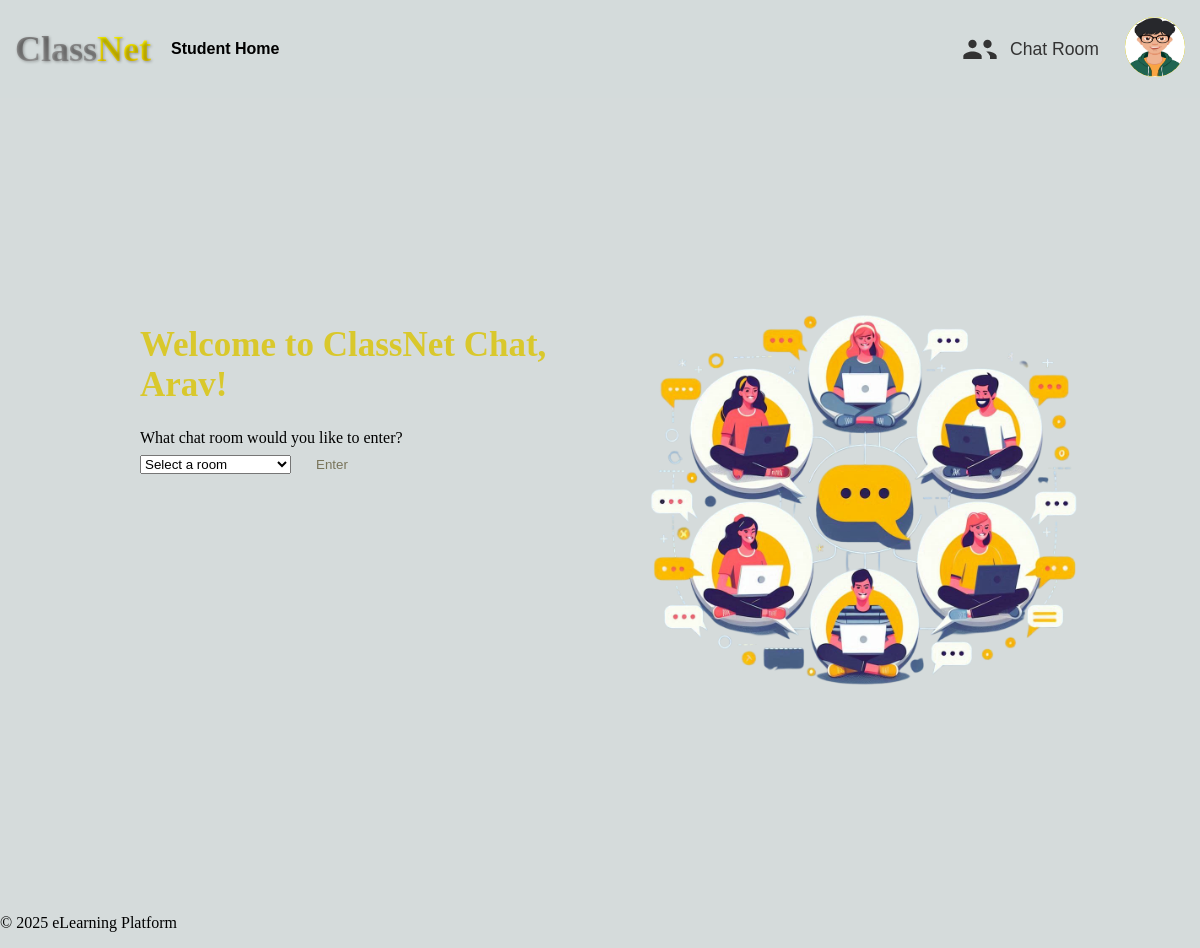
/chat/ (signed in), run on the app's committed database.
### users/models.py (models this page shows, shortened)
class CustomUser(AbstractBaseUser, PermissionsMixin):
    STUDENT = 'student'
    TEACHER = 'teacher'
    USER_TYPE_CHOICES = [
        (STUDENT, 'Student'),
        (TEACHER, 'Teacher'),
    ]
    username = models.CharField(max_length=255, unique=True)
    first_name = models.CharField(max_length=255)
    last_name = models.CharField(max_length=255)
    email = models.EmailField(unique=True)
    profile_picture = models.ImageField(upload_to='profile_pics/', null=True, blank=True)
    user_type = models.CharField(max_length=7, choices=USER_TYPE_CHOICES)
    is_active = models.BooleanField(default=True)
    is_staff = models.BooleanField(default=False)
    is_superuser = models.BooleanField(default=False)
    date_joined = models.DateTimeField(default=timezone.now)
    bio = models.TextField(null=True, blank=True)  # Short biography of the user
    objects = CustomUserManager()
    USERNAME_FIELD = 'username'
    REQUIRED_FIELDS = ['email', 'first_name', 'last_name']
    def get_short_name(self):
        return self.first_name
    def can_view_student_data(self, user):
        return self.user_type == self.TEACHER and user.user_type == self.STUDENT
    class Meta:
        permissions = [
            ("can_view_student_data", "Can view student data")
        ]

### chat/views.py (the view)
# urls.py: path('', views.index, name='index'),
def index(request):
    room_names = Message.objects.values_list('room_name', flat=True).distinct()
    return render(request, 'chat/index.html', {'room_names': room_names})

### chat/templates/chat/index.html (shortened to what this page needs)
{% extends 'base_generic.html' %}
{% load static %}
{% block content %}
    {% if user.is_authenticated %}
        <div class="room-dashboard">
            <div class="room-content-container">
                <div class="room-content">
                    <h1>Welcome to ClassNet Chat, {{ user.get_short_name }}!</h1>
                    What chat room would you like to enter?<br>
                    <div class="room-input-container">
                        <div class="room-input">
                            <select id="room-name-select">
                                <option value="">Select a room</option>
                            </select><br>
                        </div>
                        <div class="room-button">
                            <input id="room-name-submit" type="button" value="Enter">
                        </div>
                    </div>
                </div>
                <div class="chat-illustration-container">
                    <img src="{% static 'images/chat-illustration.png' %}" alt="chat-illustration" class="chat-illustration">
                </div>
            </div>
        </div>
    {% endif %}
{% endblock %}

### classnet/templates/base_generic.html (shortened to what this page needs)
<!DOCTYPE html>
<html lang="en">
<head>
    {% load static %}
    <link rel="stylesheet" href="{% static 'css/styles.css' %}">
</head>
<body>
    <header>
        <nav>
            <div class="nav-container">
                <div class="logo">
                    <h1><span class="class">Class</span><span class="net">Net</span></h1>
                </div>
                <ul class="nav-left">
                {% if user.is_authenticated %}
                    {% if user.user_type == user.TEACHER %}
                        <li><a href="{% url 'teacher' %}">Teacher Home</a></li>
                    {% elif user.user_type == user.STUDENT %}
                        <li><a href="{% url 'student' %}">Student Home</a></li>
                        {% endif %}
                    {% else %}
                        <li><a href="{% url 'home' %}">Home</a></li>
                    {% endif %}
                </ul>
                <ul class="nav-right">
                    {% if user.is_authenticated %}
                        <a href="{% url 'index' %}" class="chat-link">
                            <button class="chat-button">
                                <span>Chat Room</span>
                            </button>
                        </a>
                    <div class="dropdown">
                        {% if user.profile_picture %}
                        <button class="dropbtn">
                            <img src="{{ user.profile_picture.url }}" alt="Profile Picture" width="40" height="40">
                        </button>
                        {% else %}
                        <button class="dropbtn">{{ user.get_short_name }}</button>
                        {% endif %}
                    </div>
                {% else %}
                    <li><a href="{% url 'login' %}">Login</a></li>
                    <li class="bold-rectangle"><a href="{% url 'register' %}">Register</a></li>
                {% endif %}
            </ul>
            </div>
        </nav>
    </header>
    <main>
        {% block content %}{% endblock %}
    </main>
    <footer>
        <p>&copy; 2025 eLearning Platform</p>
    </footer>
</body>
</html>

### classnet/static/css/styles.css (style rules this page uses)
body { background-color: #D5DBDB; margin: 0; }
.logo h1 { font-family: 'Playfair Display', serif; font-weight: bold; font-size: 36px; margin: 0; padding: 0; text-shadow: 1px 1px 3px rgba(0, 0, 0, 0.3); }
.logo h1 .class { background: linear-gradient(grey, darkgrey); -webkit-background-clip: text; -webkit-text-fill-color: transparent; background-clip: text; color: transparent; }
.logo h1 .net { background: linear-gradient(yellow, gold); -webkit-background-clip: text; -webkit-text-fill-color: transparent; background-clip: text; color: transparent; }
.logo { display: flex; align-items: center; justify-content: center; padding: 20px 0; }
header { width: 100%; box-sizing: border-box; }
nav { background-color: rgba(213, 219, 219, 0.8); padding: 8px 15px; width: 100%; box-sizing: border-box; }
.nav-container { display: flex; align-items: center; }
nav a { color: black; font-weight: bold; font-family: Arial, Helvetica, sans-serif; }
.nav-left, .nav-right { margin: 0; padding: 0; list-style: none; display: flex; }
.nav-left li, .nav-right li { margin: 0 20px; }
.nav-left { justify-content: flex-start; }
.nav-right { margin-left: auto; justify-content: flex-end; }
.nav-left a, .nav-right a { text-decoration: none; font-weight: bold; }
.nav-right { display: flex; align-items: center; justify-content: flex-end; gap: 20px; }
.chat-link, .create-link { text-decoration: none; margin: 0; }
.chat-button,.search-button,.btn-create-course { display: flex; align-items: center; border: none; background: none; cursor: pointer; font-family: Arial, sans-serif; font-size: 1.1rem; gap: 10px; color: #333; margin: 0; display: flex; }
.chat-button svg { width: 40px; height: 40px; transition: transform 0.3s ease; }
.dropbtn { background: linear-gradient(rgb(226, 226, 1), rgb(216, 184, 0)); font-size: 16px; border: none; cursor: pointer; border-radius: 50%; padding: 0; overflow: hidden; width: 60px; height: 60px; margin: 0; text-align: center; line-height: 60px; }
.dropbtn img { display: block; width: 60px; height: 60px; border-radius: 70%; }
.dropdown { position: relative; display: inline-block; }
.room-dashboard { display: flex; flex-direction: column; align-items: center; justify-content: center; height: 100vh; }
.room-dashboard h1 { font-size: 35px; color: #d9c82c; }
.room-content-container { display: flex; justify-content: space-between; width: 80%; }
.room-content { width: 45%; padding: 20px; }
.room-input-container { display: flex; align-items: center; }
.room-button { margin-left: 15px; }
#room-name-submit { padding: 10px; color: rgb(121, 116, 90); background: none; border: none; cursor: pointer; transition: background-color 0.3s ease, color 0.3s ease; border-radius: 10px; }
.chat-illustration-container { width: 45%; display: flex; align-items: center; justify-content: center; }
.chat-illustration { width: 100%; height: auto; }

### data on the page
CustomUser: profile_picture (picture), get_short_name "Arav"
